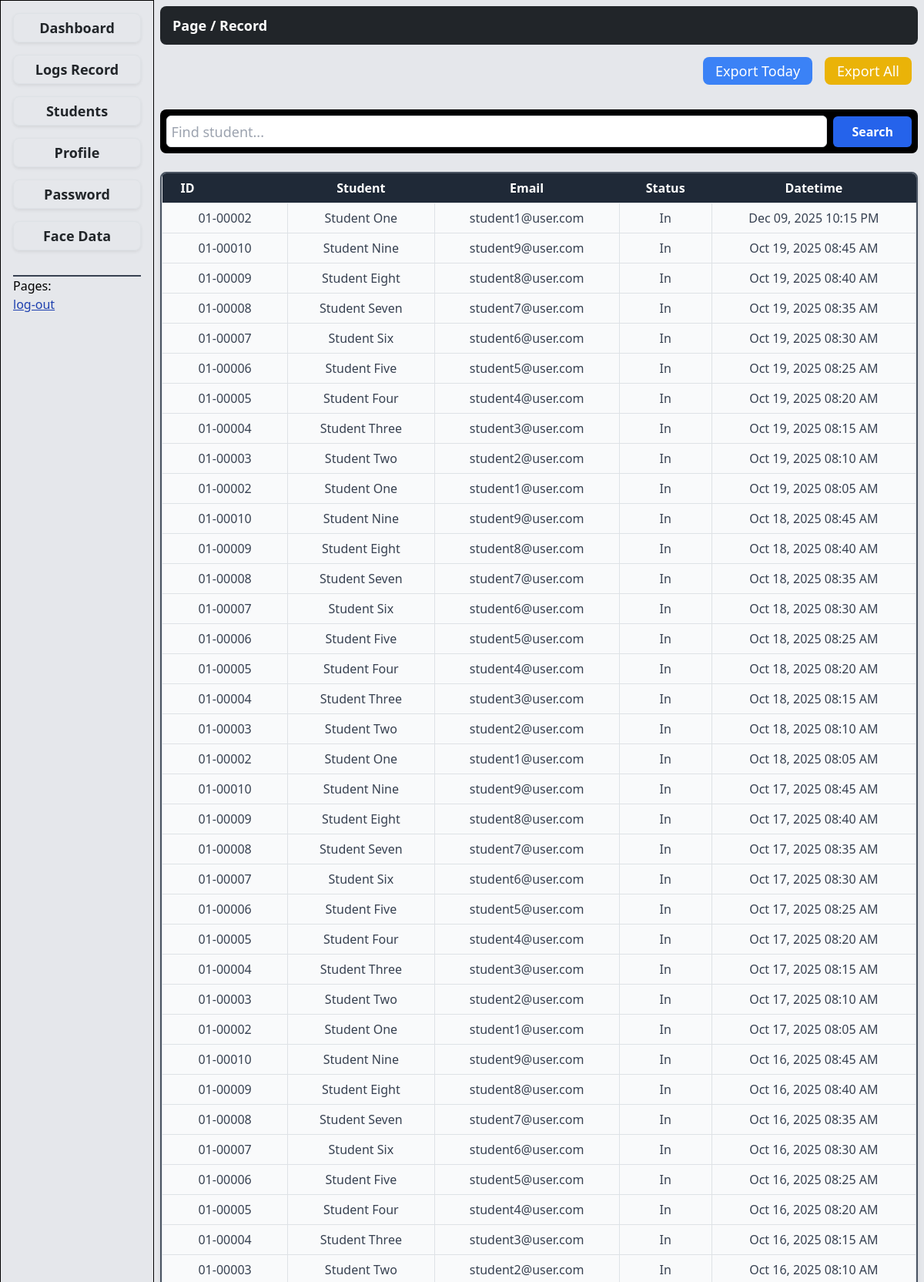
Screenshot of /record.php (signed in, upper part) with the database file from the repository.
### tables this page shows
CREATE TABLE `logs` (
  `id` bigint(20) NOT NULL,
  `user_id` bigint(20) NOT NULL,
  `time` datetime DEFAULT current_timestamp(),
  `status` enum('in','out') DEFAULT NULL
);

CREATE TABLE `users` (
  `id` bigint(20) NOT NULL,
  `tag` varchar(20) DEFAULT NULL,
  `name` varchar(255) NOT NULL,
  `role` enum('student','admin') DEFAULT 'student',
  `email` varchar(100) NOT NULL,
  `contact` varchar(100) NOT NULL,
  `password` varchar(255) NOT NULL,
  `created_at` datetime DEFAULT current_timestamp(),
  `updated_at` datetime DEFAULT current_timestamp() ON UPDATE current_timestamp()
);

### record.php (the view, shortened to what this page needs)
<?php
    include 'include/session.php';
?>
<!DOCTYPE html>
<html lang="en">
<head>
    <script src="https://cdn.tailwindcss.com"></script>
    <link href="https://cdn.jsdelivr.net/npm/bootstrap@5.3.8/dist/css/bootstrap.min.css" rel="stylesheet">
</head>
<body class="vh-100 bg-gray-200 flex flex-row justify-content-center">
    <?php include'include/aside.php'; ?>
    <main class="flex flex-1 flex-col h-full align-center gap-2 p-2">
        <?php include 'include/header.php' ?>
        <div class="w-full p-2 gap-3 flex flex-row justify-end">
            <form action="download-logs.php" method="post">
                <button type="submit" class="px-3 py-1 rounded-lg text-white text-lg font-medium
                        border-blue-600 bg-blue-500 hover:bg-blue-700 hover:scale-105 transition duration-200">
                    Export Today
                </button>
            </form>
            <form action="download-logs.php" method="post">
                <button type="submit" class="px-3 py-1 rounded-lg text-white text-lg font-medium
                        border-yellow-600 bg-yellow-500 hover:bg-yellow-700 hover:scale-105 transition duration-200">
                    Export All
                </button>
            </form>
        </div>
        <form action="record.php" method="post" class="flex flex-row items-center justify-center bg-black p-2 rounded-3 gap-2">
            <input
                type="text"
                name="search"
                value="<?= isset($_POST['search']) ? $_POST['search'] : ''; ?>"
                placeholder="Find student..."
                class="flex flex-1 rounded-md p-[0.35rem] text-lg font-normal bg-white text-black border border-gray-600 focus:outline-none focus:ring-2 focus:ring-blue-500"
            >
            <button type="submit" class="bg-blue-600 text-white px-4 py-2 rounded-md font-semibold hover:bg-blue-700 hover:scale-105 transition duration-300">
                Search
            </button>
        </form>
        <div class="h-full border-2 border-gray-600 rounded-lg shadow-md overflow-hidden">
            <div class="overflow-y-auto h-100">
                <table class="table-auto min-w-full border-collapse">
                    <thead class="bg-gray-800 text-white sticky top-0 z-10">
                        <tr>
                            <th class="px-4 py-2 text-left w-1/6">ID</th>
                            <th class="px-4 py-2 text-center">Student</th>
                            <th class="px-4 py-2 text-center">Email</th>
                            <th class="px-4 py-2 text-center">Status</th>
                            <th class="px-4 py-2 text-center">Datetime</th>
                        </tr>
                    </thead>
                        <tbody class="bg-gray-50 text-gray-700">
<?php
    $search = isset($_POST['search']) ? $_POST['search'] : "";
    $find = "%$search%";
    $students = $conn->prepare("
        SELECT
            users.*,
            CONCAT(UPPER(LEFT(logs.status, 1)), LOWER(SUBSTRING(logs.status, 2))) AS status,
            logs.time AS time
        FROM logs
        JOIN users ON users.id = logs.user_id
        WHERE users.name LIKE ?
        ORDER BY logs.time DESC
    ");
    $students->bind_param("s", $find);
    $students->execute();
    $result = $students->get_result();
?>
<?php if($result->num_rows): ?>
    <?php while($row = $result->fetch_assoc()): ?>
        <tr class="hover:bg-gray-100">
            <td class="px-4 py-2 text-center border"><?= $row['tag'] ?></td>
            <td class="px-4 py-2 text-center border"><?= $row['name'] ?></td>
            <td class="px-4 py-2 text-center border"><?= $row['email'] ?></td>
            <td class="px-4 py-2 text-center border"><?= $row['status'] ?></td>
            <td class="px-4 py-2 text-center border">
                <?= date("M d, Y h:i A", strtotime($row['time'])) ?>
            </td>
        </tr>
    <?php endwhile; ?>
<?php else: ?>
<?php endif; ?>
                        </tbody>
                </table>
            </div>
        </div>
    </main>
</body>
</html>

### rows the page displays
logs: user.tag "01-00002", user.name "Student One", user.email "student1@user.com", status "In", time "Dec 09, 2025 10:15 PM"
logs: user.tag "01-00010", user.name "Student Nine", user.email "student9@user.com", status "In", time "Oct 19, 2025 08:45 AM"
logs: user.tag "01-00009", user.name "Student Eight", user.email "student8@user.com", status "In", time "Oct 19, 2025 08:40 AM"
logs: user.tag "01-00008", user.name "Student Seven", user.email "student7@user.com", status "In", time "Oct 19, 2025 08:35 AM"
logs: user.tag "01-00007", user.name "Student Six", user.email "student6@user.com", status "In", time "Oct 19, 2025 08:30 AM"
logs: user.tag "01-00006", user.name "Student Five", user.email "student5@user.com", status "In", time "Oct 19, 2025 08:25 AM"
logs: user.tag "01-00005", user.name "Student Four", user.email "student4@user.com", status "In", time "Oct 19, 2025 08:20 AM"
logs: user.tag "01-00004", user.name "Student Three", user.email "student3@user.com", status "In", time "Oct 19, 2025 08:15 AM"
logs: user.tag "01-00003", user.name "Student Two", user.email "student2@user.com", status "In", time "Oct 19, 2025 08:10 AM"
logs: user.tag "01-00002", user.name "Student One", user.email "student1@user.com", status "In", time "Oct 19, 2025 08:05 AM"
logs: user.tag "01-00010", user.name "Student Nine", user.email "student9@user.com", status "In", time "Oct 18, 2025 08:45 AM"
logs: user.tag "01-00009", user.name "Student Eight", user.email "student8@user.com", status "In", time "Oct 18, 2025 08:40 AM"
logs: user.tag "01-00008", user.name "Student Seven", user.email "student7@user.com", status "In", time "Oct 18, 2025 08:35 AM"
logs: user.tag "01-00007", user.name "Student Six", user.email "student6@user.com", status "In", time "Oct 18, 2025 08:30 AM"
logs: user.tag "01-00006", user.name "Student Five", user.email "student5@user.com", status "In", time "Oct 18, 2025 08:25 AM"
logs: user.tag "01-00005", user.name "Student Four", user.email "student4@user.com", status "In", time "Oct 18, 2025 08:20 AM"
logs: user.tag "01-00004", user.name "Student Three", user.email "student3@user.com", status "In", time "Oct 18, 2025 08:15 AM"
logs: user.tag "01-00003", user.name "Student Two", user.email "student2@user.com", status "In", time "Oct 18, 2025 08:10 AM"
logs: user.tag "01-00002", user.name "Student One", user.email "student1@user.com", status "In", time "Oct 18, 2025 08:05 AM"
logs: user.tag "01-00010", user.name "Student Nine", user.email "student9@user.com", status "In", time "Oct 17, 2025 08:45 AM"
logs: user.tag "01-00009", user.name "Student Eight", user.email "student8@user.com", status "In", time "Oct 17, 2025 08:40 AM"
logs: user.tag "01-00008", user.name "Student Seven", user.email "student7@user.com", status "In", time "Oct 17, 2025 08:35 AM"
logs: user.tag "01-00007", user.name "Student Six", user.email "student6@user.com", status "In", time "Oct 17, 2025 08:30 AM"
logs: user.tag "01-00006", user.name "Student Five", user.email "student5@user.com", status "In", time "Oct 17, 2025 08:25 AM"
logs: user.tag "01-00005", user.name "Student Four", user.email "student4@user.com", status "In", time "Oct 17, 2025 08:20 AM"
logs: user.tag "01-00004", user.name "Student Three", user.email "student3@user.com", status "In", time "Oct 17, 2025 08:15 AM"
logs: user.tag "01-00003", user.name "Student Two", user.email "student2@user.com", status "In", time "Oct 17, 2025 08:10 AM"
logs: user.tag "01-00002", user.name "Student One", user.email "student1@user.com", status "In", time "Oct 17, 2025 08:05 AM"
logs: user.tag "01-00010", user.name "Student Nine", user.email "student9@user.com", status "In", time "Oct 16, 2025 08:45 AM"
logs: user.tag "01-00009", user.name "Student Eight", user.email "student8@user.com", status "In", time "Oct 16, 2025 08:40 AM"
logs: user.tag "01-00008", user.name "Student Seven", user.email "student7@user.com", status "In", time "Oct 16, 2025 08:35 AM"
logs: user.tag "01-00007", user.name "Student Six", user.email "student6@user.com", status "In", time "Oct 16, 2025 08:30 AM"
logs: user.tag "01-00006", user.name "Student Five", user.email "student5@user.com", status "In", time "Oct 16, 2025 08:25 AM"
logs: user.tag "01-00005", user.name "Student Four", user.email "student4@user.com", status "In", time "Oct 16, 2025 08:20 AM"
logs: user.tag "01-00004", user.name "Student Three", user.email "student3@user.com", status "In", time "Oct 16, 2025 08:15 AM"
logs: user.tag "01-00003", user.name "Student Two", user.email "student2@user.com", status "In", time "Oct 16, 2025 08:10 AM"

### other values shown
$page_name "Record"
